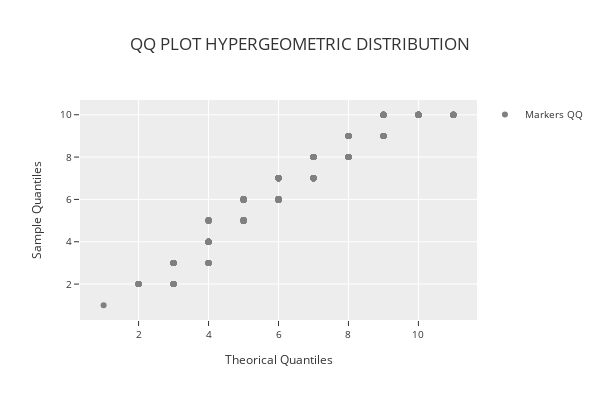

The notebook cell saved with this chart:
### Code cell
phitter_disc.qq_plot("hypergeometric")

### Figure 1 — Plotly figure (JSON) as saved in the notebook; plotly's stock layout.template omitted (floating-point values rounded to 4 significant figures; data arrays with more than 128 entries replaced by an {"elided": "..."} marker saying what was removed)
{"data": [{"marker": {"color": "rgba(128,128,128,1)", "size": 6}, "mode": "markers", "name": "Markers QQ", "showlegend": true, "type": "scatter", "x": {"elided": "10000 int values"}, "y": {"elided": "10000 int values"}}], "layout": {"height": 400, "legend": {"font": {"size": 10}, "orientation": "v", "title": {}, "xanchor": "left", "y": 1, "yanchor": "auto"}, "title": {"text": "QQ PLOT HYPERGEOMETRIC DISTRIBUTION"}, "width": 600, "xaxis": {"tickfont": {"size": 10}, "title": {"font": {"size": 12}, "text": "Theorical Quantiles"}}, "yaxis": {"tickfont": {"size": 10}, "title": {"font": {"size": 12}, "text": "Sample Quantiles"}}}}
